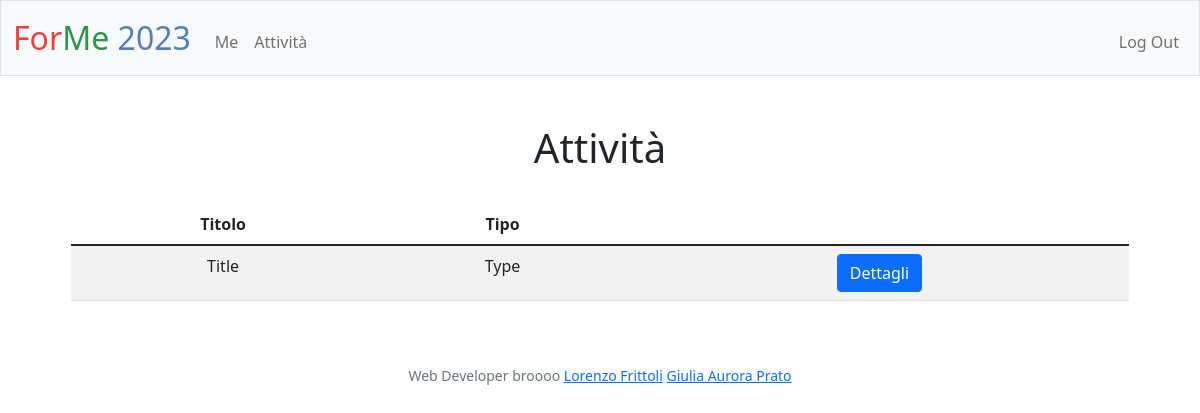
Before: /activities (signed in) with the older database file.
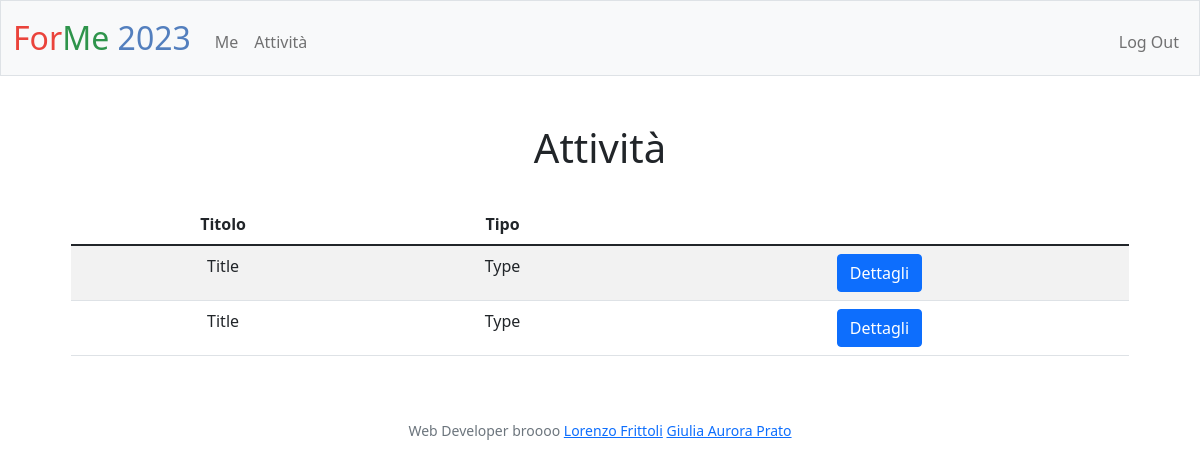
After: the same page with the newer database file.
### tables this page shows
CREATE TABLE activities (
    id INTEGER PRIMARY KEY AUTOINCREMENT,
    title TEXT NOT NULL,
    abstract TEXT NOT NULL,
    type TEXT NOT NULL,
    length INTEGER NOT NULL,
    availability TEXT NOT NULL
);

### app.py (the view)
@app.route("/activities", methods=["GET", "POST"])
@login_required
def activities():
    if request.method == "POST":
        activity_id = request.form.get("activity_id")
        return redirect(url_for(".activity", id=activity_id))
    con = sqlite3.connect(DATABASE)
    cur = con.cursor()
    query_output = cur.execute("SELECT id, title, type FROM activities").fetchall()
    cur.close()
    con.close()
    if not query_output:
        return apology("Nessuna attività disponibile al momento")
    activities_list = [{"id": activity_id,
                        "title": activity_title,
                        "type": activity_type}
                    for activity_id, activity_title, activity_type in query_output]
    return render_template("activities.html", activities=activities_list)

### app.py (called while the page is built)
@app.after_request
def after_request(response):
    response.headers["Cache-Control"] = "no-cache, no-store, must-revalidate"
    response.headers["Expires"] = 0
    response.headers["Pragma"] = "no-cache"
    return response

### helpers.py (called while the page is built)
def login_required(f):
    @wraps(f)
    def decorated_function(*args, **kwargs):
        if session.get("user_id") is None:
            return redirect("/login")
        return f(*args, **kwargs)
    return decorated_function

### templates/activities.html (shortened to what this page needs)
{% extends "layout.html" %}
{% block main %}
    <h1>Attività</h1>
    <div class="mb-3" style="margin: 2rem 5%;">
        <table class="table table-striped">
            <thead>
                <th>Titolo</th>
                <th>Tipo</th>
            </thead>
            {% for activity in activities %}
            <tr>
                <td>{{ activity.title }}</td>
                <td>{{ activity.type }}</td>
                <td>
                    <form action="/activities" method="post">
                        <button class="btn btn-primary" type="submit" name="submit">Dettagli</button>
                    </form>
                </td>
            </tr>
            {% endfor %}
        </table>
    </div>
{% endblock %}

### templates/layout.html (shortened to what this page needs)
<!DOCTYPE html>
<html lang="en">
    <head>
        <link href="https://cdn.jsdelivr.net/npm/bootstrap@5.1.3/dist/css/bootstrap.min.css" rel="stylesheet">
        <link href="/static/styles.css" rel="stylesheet">
    </head>
    <body>
        <nav class="bg-light border navbar navbar-expand-md navbar-light">
            <div class="container-fluid">
                <a class="navbar-brand" href="/"><span class="red">For</span><span class="green">Me</span> <span class="blue">2023</span></a>
                <div class="collapse navbar-collapse" id="navbar">
                    {% if session["user_id"] %}
                        <ul class="navbar-nav me-auto mt-2">
                            <li class="nav-item"><a class="nav-link" href="/me">Me</a></li>
                            <li class="nav-item"><a class="nav-link" href="/activities">Attività</a></li>
                        </ul>
                        <ul class="navbar-nav ms-auto mt-2">
                            <li class="nav-item"><a class="nav-link" href="/logout">Log Out</a></li>
                        </ul>
                    {% else %}
                        <ul class="navbar-nav ms-auto mt-2">
                            <li class="nav-item"><a class="nav-link" href="/register">Register</a></li>
                            <li class="nav-item"><a class="nav-link" href="/login">Log In</a></li>
                        </ul>
                    {% endif %}
                </div>
            </div>
        </nav>
        <main class="container-fluid py-5 text-center">
            {% block main %}{% endblock %}
        </main>
        <footer class="mb-5 small text-center text-muted">
            Web Developer broooo
            <a href="https://github.com/lorenzo-frittoli">Lorenzo Frittoli</a>
            <a href="https://github.com/Giulia-aurora">Giulia Aurora Prato</a>
        </footer>
    </body>
</html>

### static/styles.css (style rules this page uses)
nav .navbar-brand { font-size: xx-large; }
nav .navbar-brand .blue { color: #537fbe; }
nav .navbar-brand .red { color: #ea433b; }
nav .navbar-brand .green { color: #2e944b; }

Changed rows visible on the page:
added activities: title "Title", type "Type"
